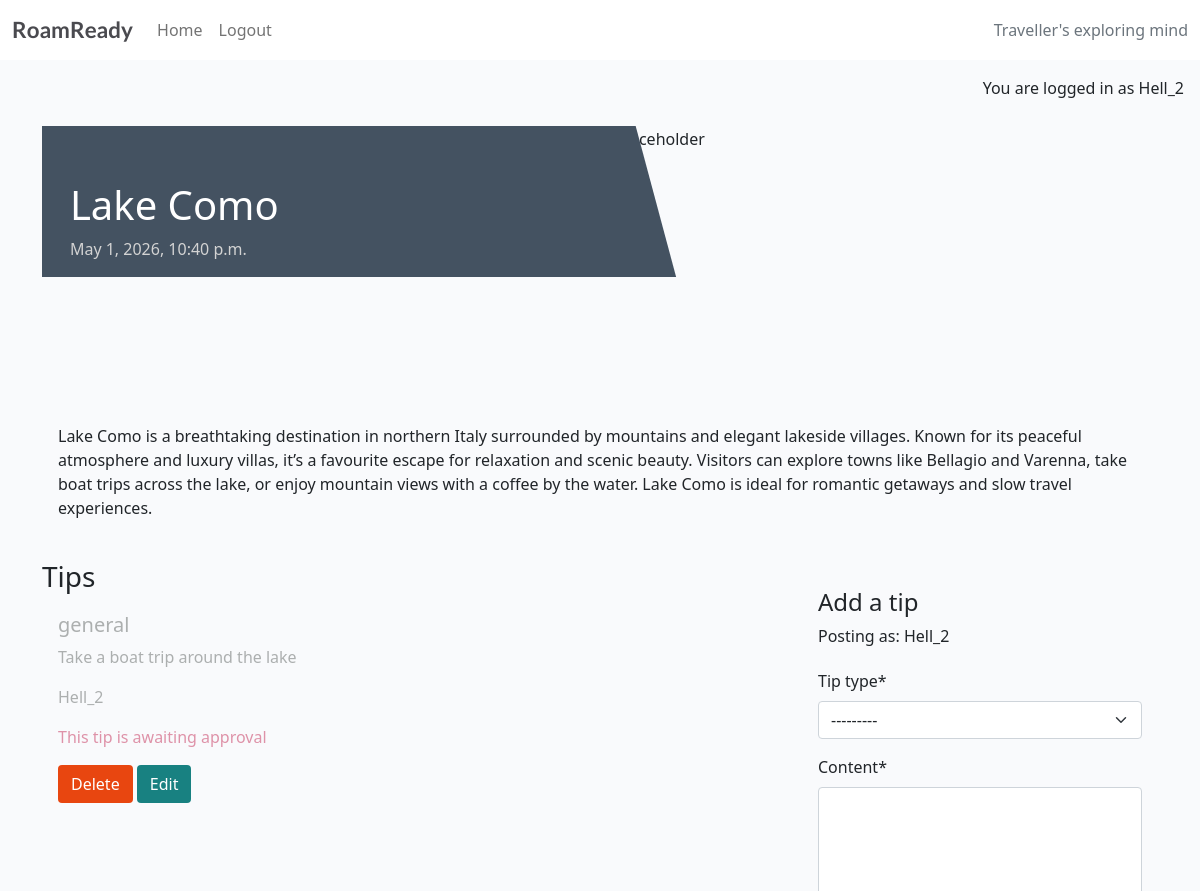
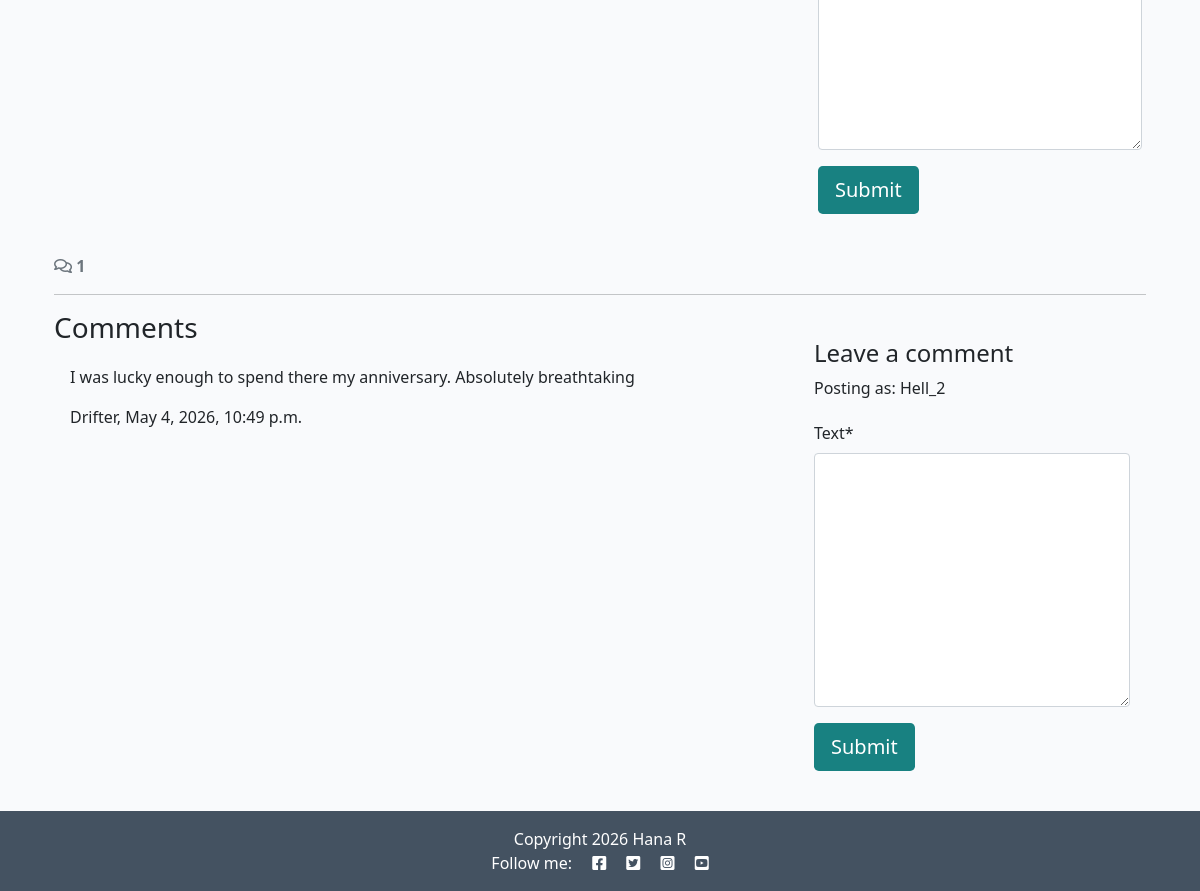
/10/ (signed in), run on the app's committed database (2 pictures, top to bottom).
### destinations/models.py (models this page shows, shortened)
class Destination(models.Model):
    name = models.CharField(max_length=100)
    country = CountryField()
    category = models.CharField(max_length=50)
    featured_image = CloudinaryField('image', default='placeholder')
    description = models.TextField()
    created_on = models.DateTimeField(auto_now_add=True)
    status = models.IntegerField(choices=STATUS, default=1)
    class Meta:
        ordering = ['-created_on', 'country', 'category']

class Tip(models.Model):
    destination = models.ForeignKey(Destination, on_delete=models.CASCADE, related_name="tips")
    tip_type = models.CharField(max_length=100, choices=TIP_TYPES)
    content = models.TextField()
    user = models.ForeignKey(User, on_delete=models.CASCADE, related_name="tips", null=True, blank=True)
    approved = models.BooleanField(default=False)
    class Meta:
        ordering = ['tip_type', 'destination']

class Comment(models.Model):
    destination = models.ForeignKey(Destination, on_delete=models.CASCADE, related_name="comments")
    user = models.ForeignKey(User, on_delete=models.CASCADE, related_name="comments", null=True, blank=True)
    text = models.TextField()
    created_on = models.DateTimeField(auto_now_add=True)
    approved = models.BooleanField(default=False)

### destinations/views.py (the view, shortened to what this page needs)
# urls.py: path('<int:pk>/', views.destination_detail, name='destination_detail'),
def destination_detail(request, pk):
    destination = get_object_or_404(Destination, pk=pk)
    comments = destination.comments.all().order_by("-created_on")
    comment_count = destination.comments.filter(approved=True).count()
    tips = destination.tips.all().order_by("tip_type")
    comment_form = CommentForm()
    tip_form = TipForm()
    return render(
        request,
        "destinations/destination_detail.html",
        {"destination": destination,
         "comments":comments,
         "comment_count": comment_count,
         "comment_form": comment_form,
         "tip_form": tip_form
         },
    )

### destinations/forms.py
class CommentForm(forms.ModelForm):
    class Meta:
        model = Comment
        fields = ('text',)

class TipForm(forms.ModelForm):
    class Meta:
        model = Tip
        fields = ('tip_type', 'content',)

### destinations/templates/destinations/destination_detail.html (shortened to what this page needs)
{% extends 'base.html' %} {% block content %}
{% load static %}
{% load crispy_forms_tags %}
<div class="masthead">
    <div class="container">
        <div class="row g-0">
            <div class="col-md-6 masthead-text">
                <h1 class="post-title">{{ destination.name }}</h1>
                <p class="post-subtitle">{{ destination.created_on }}</p>
            </div>
            <div class="d-none d-md-block col-md-6 masthead-image">
                <img src="{% static 'images/default.jpg' %}" class="scale" alt="placeholder">
            </div>
        </div>
    </div>
</div>
<div class="container">
    <div class="row">
        <div class="col card mb-4  mt-3 left  top">
            <div class="card-body ">
                <p class="card-text">
                    {{ destination.description | safe }}
                </p>
            </div>
        </div>
    </div>
</div>
<div class="container">
    <div class="row">
        <div class="col-md-8">
            <h3>Tips</h3>
            {% for tip in destination.tips.all %}
            <div class="card mb-3">
                <div class="card-body  {% if not tip.approved and tip.user == user %}faded{% elif not tip.approved %}d-none{% endif %}">
                    <h5 id="tiptype{{ tip.id }}" class="card-title">{{ tip.tip_type}}</h5>
                    <div id="tip{{ tip.id }}" class="card-text {% if not tip.approved and tip.user == user %}faded{% endif %}">{{ tip.content | linebreaks}}</div>
                    <p class="card-text {% if not tip.approved and tip.user == user %}faded{% endif %}">{{ tip.user }}</p>
                    {% if not tip.approved and tip.user == user %}
                    <p class="approval">This tip is awaiting approval</p>
                    {% endif %}</p>
                    {% if user.is_authenticated and tip.user == user %}
                    <button class="btn btn-delete-tip" tip_id="{{ tip.id }}" destination_id="{{ destination.id }}">Delete</button>
                    <button class="btn btn-edit" tip_id="{{ tip.id }}" destination_id="{{ destination.id}}">Edit</button>
                    {% endif %}
                </div>
            </div>
            {% empty %}
            <p class="text-muted">No tips yet</p>
            {% endfor %}
        </div>
        <div class="col-md-4">
            <div class="card mb-4 mt-3">
                <div class="card-body">
                    {% if user.is_authenticated %}
                    <h4>Add a tip</h4>
                    <p class="mb-2">Posting as: {{ user.username }}</p>
                    <form id="tipForm" method="post" style="margin-top: 1.3em;">
                        {{ tip_form | crispy }}
                        <button id="tipSubmitButton" type="submit" class="btn btn-signup btn-lg">Submit</button>
        </form>
        {% else %}
        <p>Log in to share a tip</p>
        {% endif %}
      </div>
        </div>
    </div>
</div>
<div class="container">
    <div class="row">
        <div class="col-12">
            <strong class="text-secondary">
                <i class="far fa-comments"></i> {{ comment_count }}
            </strong>
        </div>
        <div class="col-12">
            <hr>
        </div>
    </div>
    <div class="row">
        <div class="col-md-8">
            <h3 class="mb-0">Comments</h3>
            {% for comment in destination.comments.all %}
            <div class="card mb-2">
                <div class="card-body {% if not comment.approved and comment.user == user %}faded{% elif not comment.approved %}d-none{% endif %}">
                    <div id="comment{{ comment.id }}" class="card-id">{{ comment.text | linebreaks }}</div>
                    <p  class="card-text {% if not comment.approved and comment.user == user %}faded{% endif %}">{{ comment.user }}, {{ comment.created_on }}</p>
                </div>
            </div>
            {% empty %}
            <p class="text-muted">No comments yet</p>
            {% endfor %}
        </div>
        <div class="col-md-4">
            <div class="card mb-4 mt-3">
                <div class="card-body">
                    {% if user.is_authenticated %}
                    <h4>Leave a comment</h4>
                    <p class="mb-2">Posting as: {{ user.username }}</p>
                    <form id="commentForm" method="post" style="margin-top: 1.3em;">
                        {{ comment_form | crispy}}
                        <button id="commentSubmitButton" type="submit" class="btn btn-signup btn-lg">Submit</button>
                    </form>
                    {% else %}
                    <p>Log in to leave a comment</p>
                    {% endif %}
                </div>
            </div>
        </div>
    </div>
</div>
{% endblock content %}

### templates/base.html (shortened to what this page needs)
{% load static %}
{% url 'home' as home_url %}
{% url 'destination' as destination_detail_url %}
{% url 'account_login' as login_url %}
{% url 'account_signup' as signup_url %}
{% url 'account_logout' as logout_url %}
<!DOCTYPE html>
<html class="h-100" lang="en">
<head>
    <link rel="stylesheet" href="https://cdnjs.cloudflare.com/ajax/libs/font-awesome/5.15.3/css/all.min.css">
    <link href="https://cdn.jsdelivr.net/npm/bootstrap@5.0.1/dist/css/bootstrap.min.css" rel="stylesheet"
>
        <link rel="stylesheet" href="{% static 'css/style.css' %}">
</head>
<body class="d-flex flex-column h-100 main-bg">
    <nav class="navbar navbar-expand-lg navbar-light bg-white">
        <div class="container-fluid">
            <a class="navbar-brand" href="{% url 'home' %}"><span class="brand">R<span class="red-R"><span>oam</span>R</span>eady</a>
            <div class="collapse navbar-collapse" id="navbarText">
                <ul class="navbar-nav me-auto mb-2 mb-lg-0">
                    <li class="nav-item">
                        <a class="nav-link {% if request.path == home_url %}active{% endif %}" aria-current="page"
                            href="{% url 'home' %}">Home</a>
                    </li>
                    {% if user.is_authenticated %}
                    <li class="nav-item">
	                    <a class="nav-link {% if request.path == logout_url %}active{% endif %}" aria-current="page"
                        href="{% url 'account_logout' %}">Logout</a>
                    </li>
                    {% endif %}
                </ul>
                <span class="navbar-text text-muted">
                    Traveller's exploring mind
                </span>
            </div>
        </div>
    </nav>
    <main class="flex-shrink-0 main-bg">
        {% if user.is_authenticated %}
            <p class="text-end m-3">You are logged in as {{ user }}</p>
        {% else %}
            <p class="text-end m-3">You are not logged in</p>
        {% endif %}
        {% block content %}{% endblock content %}
    </main>
    <footer class="footer mt-auto py-3 dark-bg">
        <p class="m-0 text-center text-white">
 {% block copyright %}
  Copyright 2026 Hana R
  {% endblock %}
        </p>
        <p class="m-0 text-center text-white">Follow me: <i class="fab fa-facebook-square ms-3"></i>
            <i class="fab fa-twitter-square ms-3"></i>
            <i class="fab fa-instagram-square ms-3"></i>
            <i class="fab fa-youtube-square ms-3"></i>
        </p>
    </footer>
</body>
</html>

### static/css/style.css (style rules this page uses)
body { background-color: #F9FAFC; }
.brand { font-family: Lato, sans-serif; font-size: 1.4rem; font-weight: 700; color: #4A4A4F; }
.dark-bg { background-color: #445261; }
.main-bg { background-color: #F9FAFC; }
.card { border: none; background-color: transparent; }
.card .card-body { padding-top: 0.75rem; }
.scale { width: 100%; height: auto; }
.masthead { margin-top: 10px; overflow: hidden; position: relative; display: inline-block; height: 33vh; width: 100%; }
.masthead-text { background-color: #445261; color: white; position: relative; }
.masthead-image { position: relative; overflow: hidden; }
.masthead-image:after { content: ""; position: absolute; top: 0; right: 90%; height: 100%; width: 150%; background: #445261; -webkit-transform: skew(15deg); -moz-transform: skew(15deg); transform: skew(15deg); z-index: 100; }
.post-title { margin-top: 10%; margin-left: 5%; }
.post-subtitle { margin-left: 5%; color: lightgray; }
.btn-signup, .btn-edit { background-color: #188181; color: #fff; }
.btn-delete, .btn-delete-tip { color: #fff; background: #E84610; }
.faded { color: rgb(172, 175, 175); }
.approval { color: rgb(222, 146, 168); }

### data on the page
Destination: name "Lake Como", created_on "May 1, 2026, 10:40 p.m.", description "Lake Como is a breathtaking destination in northern Italy surrounded by mountains and elegant lakeside villages. Known for its peaceful atmosphere and luxury villas, it’s a favourite escape for relaxation and scenic beauty. Visitors can explore towns like Bellagio and Varenna, take boat trips across the lake, or enjoy mountain views with a coffee by the water. Lake Como is ideal for romantic getaways and slow travel experiences."
Tip: tip_type "general", content "Take a boat trip around the lake", user "Hell_2", approved "This tip is awaiting approval"
Comment: text "I was lucky enough to spend there my anniversary. Absolutely breathtaking", user "Drifter", created_on "May 4, 2026, 10:49 p.m."

### other printed values
{{ user }} "Hell_2"
{{ user.username }} "Hell_2"
{{ comment_count }} "1"
